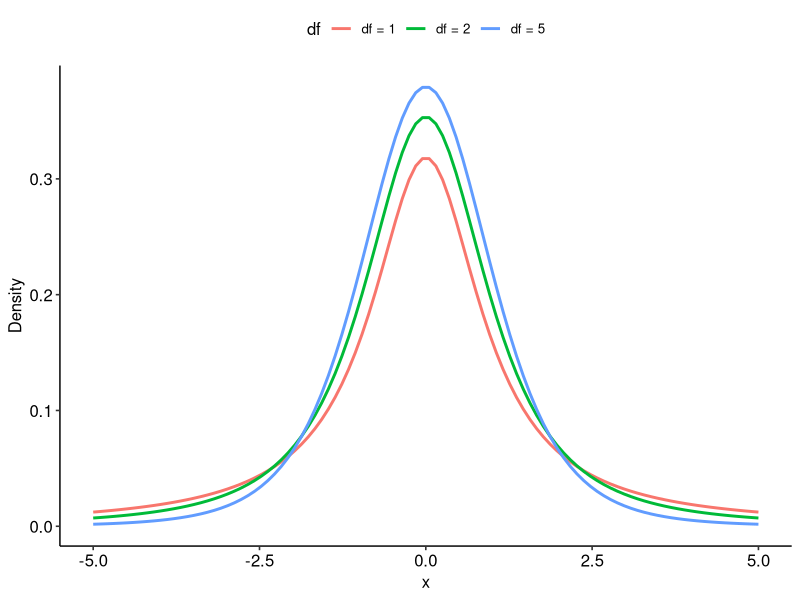

R code for this plot: (Note: this script raises an error after producing the figure.)
## ---- chunk 1
library(tidyverse)
library(ggpubr)
library(here)
library(rstatix)

# i_am("code/bookdown/05-ttests.Rmd")
## ---- chunk 2
t_data <- tibble(
  x = seq(-5, 5, length = 100),
  df_1 = dt(x, 1),
  df_2 = dt(x, 2),
  df_5 = dt(x, 5)
)


t_data %>%
  pivot_longer(
    cols = df_1:df_5,
    names_to = "df",
    values_to = "t"
  ) %>%
  mutate(
    df = factor(df, labels = c("df = 1", "df = 2", "df = 5"))
  ) %>%
  ggplot(
    aes(x = x, y = t, colour = factor(df))
  ) +
  geom_line(size = 1) +
  labs(
    x = "x",
    y = "Density",
    colour = "df"
  ) +
  theme_pubr()
  
## ---- chunk 3
w8_grades <- read_csv(here("data", "week_8", "W8_grades.csv"))
head(w8_grades)
## ---- chunk 4
shapiro.test(w8_grades$sample)
## ---- chunk 5
knitr::include_graphics("img/w8_qqplots.svg")
## ---- chunk 6
w8_grades %>%
  summarise(
    mean = mean(sample, na.rm = TRUE),
    sd = sd(sample, na.rm = TRUE),
    median = median(sample, na.rm = TRUE)
  ) %>%
  knitr::kable(digits = 2)
## ---- chunk 7
t.test(w8_grades$sample, mu = 72)
## ---- chunk 8
w8_grades %>%
  t_test(sample ~ 1, mu = 72)
## ---- chunk 9
w8_training <- read_csv(here("data", "week_8", "W8_training.csv"))
head(w8_training)
## ---- chunk 10
w8_training %>%
  levene_test(Years_training ~ Group, center = "mean")
## ---- chunk 11
shapiro.test(w8_training$Years_training)
## ---- chunk 12
w8_training %>%
  t_test(Years_training ~ Group)
## ---- chunk 13
w8_symptoms <- read_csv(here("data", "week_8", "W8_symptoms.csv"))
head(w8_symptoms)
## ---- chunk 14
# Create a wide version of the original dataset
w8_symptoms_wide <- w8_symptoms

# Pivot to long format
w8_symptoms <- w8_symptoms %>%
  pivot_longer(
    cols = everything(),
    names_to = "time",
    values_to = "symptom_score"
  )

# Display start of new data
head(w8_symptoms)
## ---- chunk 15
shapiro.test(w8_symptoms_wide$before - w8_symptoms_wide$after)
## ---- chunk 16
t.test(symptom_score ~ time, data = w8_symptoms, paired = TRUE)

w8_symptoms %>%
  t_test(symptom_score ~ time, paired = TRUE)
## ---- chunk 17
small_effect <- ggplot(data = tibble(x = c(50, 90)), aes(x)) +
  stat_function(fun = dnorm, n = 101, args = list(mean = 70, sd = 5), colour = "blue", size = 2) + 
  stat_function(fun = dnorm, n = 101, args = list(mean = 71, sd = 5), colour = "red", size = 2) + 
  labs(x = "Scores", y = "") +
  scale_y_continuous(breaks = NULL) +
  theme(
    panel.grid.major = element_blank(), 
    panel.grid.minor = element_blank(),
    panel.background = element_rect(fill = "transparent",colour = NA),
    plot.background = element_rect(fill = "transparent",colour = NA)
  ) 

medium_effect <- ggplot(data = tibble(x = c(50, 90)), aes(x)) +
  stat_function(fun = dnorm, n = 101, args = list(mean = 69, sd = 5), colour = "blue", size = 2) + 
  stat_function(fun = dnorm, n = 101, args = list(mean = 71.5, sd = 5), colour = "red", size = 2) + 
  labs(x = "Scores", y = "") +
  scale_y_continuous(breaks = NULL) +
  theme(
    panel.grid.major = element_blank(), 
    panel.grid.minor = element_blank(),
    panel.background = element_rect(fill = "transparent",colour = NA),
    plot.background = element_rect(fill = "transparent",colour = NA)
  ) 

large_effect <- ggplot(data = tibble(x = c(50, 90)), aes(x)) +
  stat_function(fun = dnorm, n = 101, args = list(mean = 67, sd = 5), colour = "blue", size = 2) + 
  stat_function(fun = dnorm, n = 101, args = list(mean = 73, sd = 5), colour = "red", size = 2) + 
  labs(x = "Scores", y = "") +
  scale_y_continuous(breaks = NULL) +
  theme(
    panel.grid.major = element_blank(), 
    panel.grid.minor = element_blank(),
    panel.background = element_rect(fill = "transparent",colour = NA),
    plot.background = element_rect(fill = "transparent",colour = NA)
  ) 

cowplot::plot_grid(small_effect, medium_effect, large_effect, ncol = 3, labels = "AUTO")
## ---- chunk 18
tibble(
  effect = c("d = .20", "d = .50", "d = .80"),
  interp = c("Small", "Medium", "Large")
) %>%
  knitr::kable(col.names = c("Effect size", "Interpretation"))
## ---- chunk 19
w8_grades %>% 
  rstatix::cohens_d(sample ~ 1, mu = 72) 
## ---- chunk 20
w8_training %>%
  cohens_d(Years_training ~ Group)
## ---- chunk 21
w8_symptoms %>%
  cohens_d(symptom_score ~ time, paired = TRUE)
